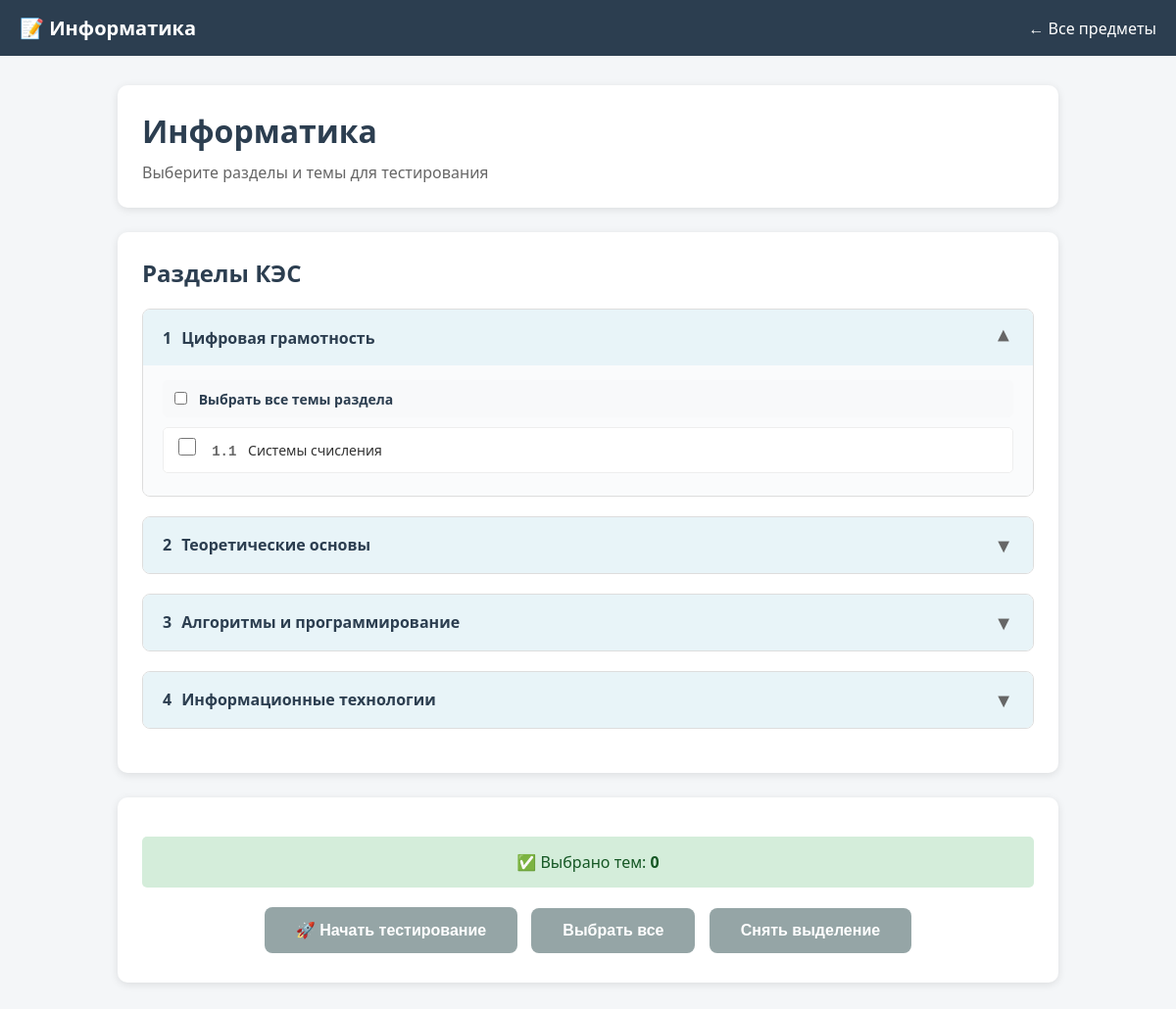
Page /topics/3 (signed in) on the committed database.
### tables this page shows
CREATE TABLE subjects (
            id INTEGER PRIMARY KEY,
            name TEXT UNIQUE NOT NULL
        );

CREATE TABLE sections (
            id INTEGER PRIMARY KEY AUTOINCREMENT,
            subject_id INTEGER NOT NULL,
            name TEXT NOT NULL,
            section_code TEXT,
            FOREIGN KEY(subject_id) REFERENCES subjects(id)
        );

CREATE TABLE tasks (
            id INTEGER PRIMARY KEY AUTOINCREMENT,
            subject_id INTEGER NOT NULL,
            section_id INTEGER,
            fipi_code TEXT,
            topic_name TEXT,
            difficulty TEXT,
            question_text TEXT NOT NULL,
            options_json TEXT,
            correct_answer TEXT NOT NULL,
            solution_text TEXT,
            FOREIGN KEY(subject_id) REFERENCES subjects(id),
            FOREIGN KEY(section_id) REFERENCES sections(id)
        );

### main.py (the view)
@app.route('/topics/<int:subject_id>')
@login_required
def topics_page(subject_id):
    conn = get_db()
    subject = conn.execute('SELECT * FROM subjects WHERE id = ?', (subject_id,)).fetchone()
    sections = conn.execute('SELECT * FROM sections WHERE subject_id = ? ORDER BY section_code',
                            (subject_id,)).fetchall()
    tasks = conn.execute('SELECT DISTINCT fipi_code, topic_name FROM tasks WHERE subject_id = ?',
                         (subject_id,)).fetchall()
    conn.close()
    return render_template('topics.html', subject=subject, sections=sections, tasks=tasks, username=session['username'])

### main.py (called while the page is built)
def get_db():
    conn = sqlite3.connect(DB_PATH)
    conn.row_factory = sqlite3.Row
    conn.execute("PRAGMA foreign_keys = ON;")
    return conn

def login_required(f):
    @wraps(f)
    def decorated(*args, **kwargs):
        if 'username' not in session:
            flash('Пожалуйста, войдите в систему', 'warning')
            return redirect(url_for('index'))
        return f(*args, **kwargs)
    return decorated

### templates/topics.html (shortened to what this page needs)
<!DOCTYPE html>
<html lang="ru">
<head>
</head>
<body>
    <header>
        <div class="title">📝 {{ subject.name }}</div>
        <a href="/subjects" class="back-link">← Все предметы</a>
    </header>
    <div class="container">
        <div class="subject-header">
            <h1>{{ subject.name }}</h1>
            <p style="color: #666;">Выберите разделы и темы для тестирования</p>
        </div>
        <form id="topicsForm">
            <div class="sections-container">
                <h2 style="margin-bottom: 20px; color: #2c3e50;">Разделы КЭС</h2>
                {% for section in sections %}
                <div class="section-item" id="section_block_{{ section.id }}">
                    <div class="section-header" onclick="toggleSection({{ section.id }})">
                        <div class="section-title">
                            <span>{{ section.section_code }}</span>
                            <span>{{ section.name }}</span>
                        </div>
                        <span class="section-toggle">▼</span>
                    </div>
                    <div class="topics-list" id="topics_{{ section.id }}">
                        <div class="select-all-section">
                            <label>
                                <input type="checkbox" onchange="toggleAllTopics({{ section.id }}, this.checked)">
                                Выбрать все темы раздела
                            </label>
                        </div>
                        {% for task in tasks if task.fipi_code and task.fipi_code.startswith(section.section_code + '.') %}
                        <div class="topic-item">
                            <input type="checkbox"
                                   id="topic_{{ task.fipi_code }}"
                                   name="topics"
                                   value="{{ task.fipi_code }}"
                                   class="topic-checkbox"
                                   data-section="{{ section.id }}"
                                   onchange="updateCount()">
                            <label for="topic_{{ task.fipi_code }}">
                                <span class="topic-code">{{ task.fipi_code }}</span>
                                {{ task.topic_name or 'Тема ' + task.fipi_code }}
                            </label>
                        </div>
                        {% else %}
                        <div style="color: #999; padding: 10px; font-style: italic;">
                            По этому разделу пока нет заданий
                        </div>
                        {% endfor %}
                    </div>
                </div>
                {% endfor %}
            </div>
            <div class="controls">
                <div class="selected-info">
                    ✅ Выбрано тем: <strong id="countSelected">0</strong>
                </div>
                <button type="button" class="btn" onclick="startTest()" id="startBtn" disabled>
                    🚀 Начать тестирование
                </button>
                <button type="button" class="btn btn-secondary" onclick="selectAll()">
                    Выбрать все
                </button>
                <button type="button" class="btn btn-secondary" onclick="deselectAll()">
                    Снять выделение
                </button>
            </div>
        </form>
    </div>
</body>
</html>

### templates/topics.html (style rules this page uses)
* { box-sizing: border-box; margin: 0; padding: 0; }
body { font-family: 'Segoe UI', Arial, sans-serif; background: #f4f6f8; }
header { background: #2c3e50; color: white; padding: 15px 20px; display: flex; justify-content: space-between; align-items: center; }
.title { font-size: 20px; font-weight: 600; }
.back-link { color: white; text-decoration: none; }
.container { max-width: 1000px; margin: 0 auto; padding: 30px 20px; }
.subject-header { background: white; padding: 25px; border-radius: 10px; margin-bottom: 25px; box-shadow: 0 2px 8px rgba(0,0,0,0.1); }
.subject-header h1 { color: #2c3e50; margin-bottom: 10px; }
.sections-container { background: white; border-radius: 10px; padding: 25px; margin-bottom: 25px; box-shadow: 0 2px 8px rgba(0,0,0,0.1); }
.section-item { margin-bottom: 20px; border: 1px solid #ddd; border-radius: 8px; overflow: hidden; }
.section-header { background: #e8f4f8; padding: 15px 20px; cursor: pointer; display: flex; justify-content: space-between; align-items: center; transition: background 0.2s; }
.section-title { font-size: 16px; font-weight: 600; color: #2c3e50; display: flex; align-items: center; gap: 10px; }
.section-toggle { font-size: 20px; color: #666; transition: transform 0.3s; }
.section-item.open .section-toggle { transform: rotate(180deg); }
.topics-list { display: none; padding: 15px 20px; background: #fafbfc; }
.section-item.open .topics-list { display: block; }
.topic-item { margin: 8px 0; padding: 10px 15px; background: white; border-radius: 5px; border: 1px solid #eee; transition: all 0.2s; }
.topic-item input[type="checkbox"] { margin-right: 12px; width: 18px; height: 18px; cursor: pointer; }
.topic-item label { cursor: pointer; color: #333; font-size: 14px; line-height: 1.4; }
.topic-code { color: #666; font-weight: 600; margin-right: 8px; font-family: monospace; }
.controls { background: white; padding: 25px; border-radius: 10px; box-shadow: 0 2px 8px rgba(0,0,0,0.1); text-align: center; position: sticky; bottom: 20px; }
.selected-info { margin: 15px 0; padding: 15px; background: #d4edda; border-radius: 5px; color: #155724; font-size: 16px; }
.btn { padding: 14px 32px; background: #2c3e50; color: white; border: none; border-radius: 8px; font-size: 16px; font-weight: 600; cursor: pointer; transition: background 0.2s; margin: 5px; }
.btn:disabled { background: #95a5a6; cursor: not-allowed; }
.btn-secondary { background: #95a5a6; }
.select-all-section { margin-bottom: 10px; padding: 8px 12px; background: #f8f9fa; border-radius: 5px; }
.select-all-section label { cursor: pointer; font-weight: 600; color: #2c3e50; font-size: 14px; }
.select-all-section input { margin-right: 8px; }

### rows in the picture
subjects: name "Информатика"
sections: section_code "1", name "Цифровая грамотность"
tasks: fipi_code "1.1", topic_name "Системы счисления"
sections: section_code "2", name "Теоретические основы"
sections: section_code "3", name "Алгоритмы и программирование"
sections: section_code "4", name "Информационные технологии"
